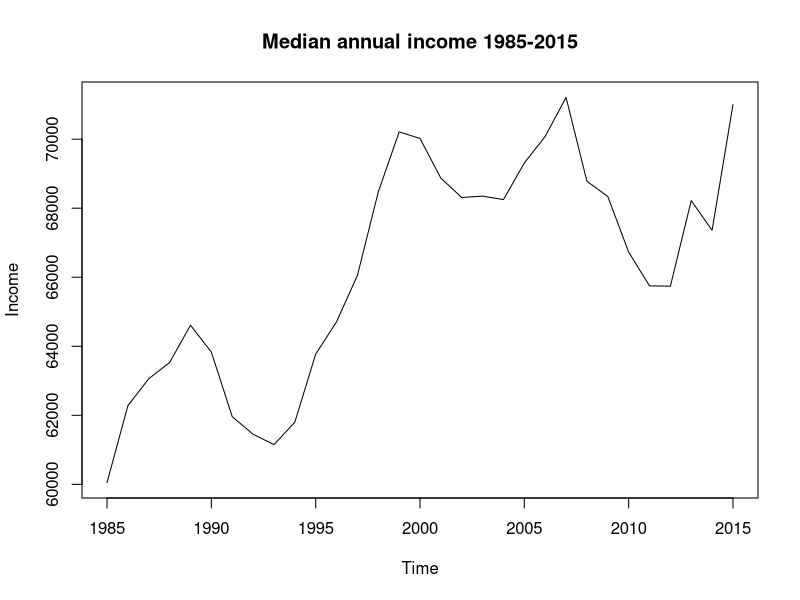
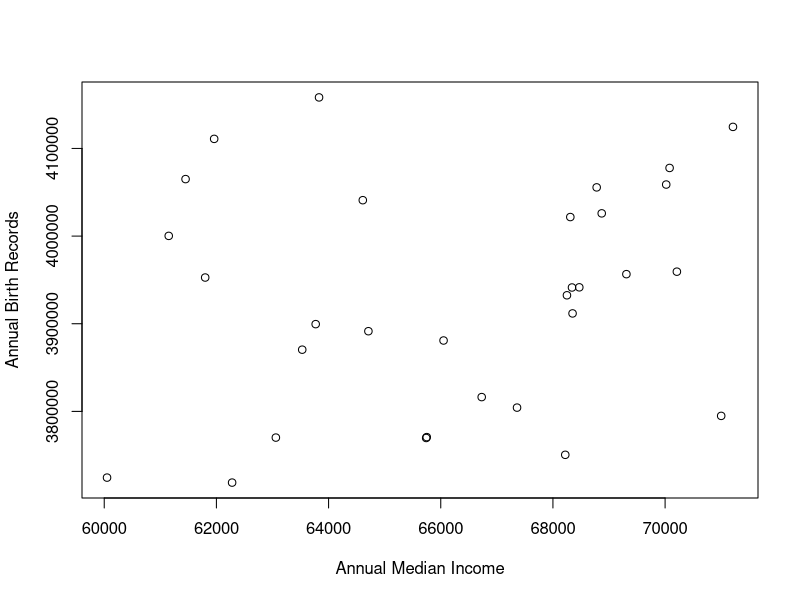
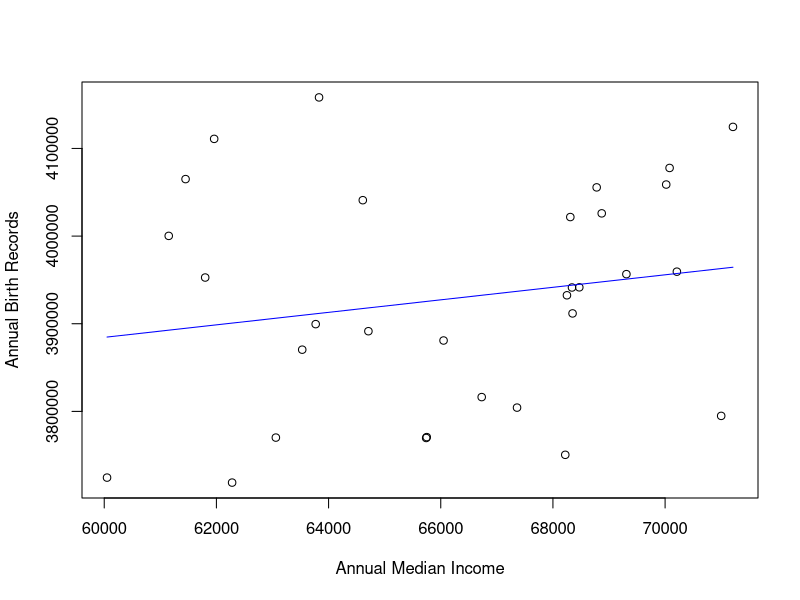
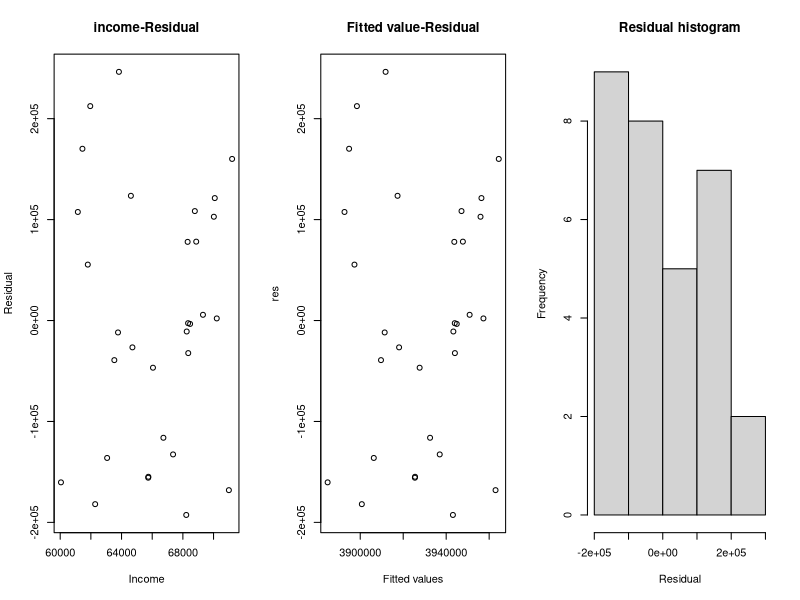

These figures' R source, in order:
## ---- chunk 1
# Import the csv file into R
library(readr)
library(forecast)
library(lubridate)
library(readxl)
birth_data <- read_csv('aggregated_data.csv')

#Convert birth_data into a time series
ts_birth <- ts(birth_data$Records, start = c(1985, 1), frequency = 12)

## ---- chunk 2
# I want to perform regression with the annual income dataset so I aggregate the monthly ts_birth dataset to an annual dataset.
# The I convert the time series ts_birth_yearly back to a data frame with 2 columns "time" and "records". This is for scatter plot plotting. My scatter plot does not work with time series objects.
ts_birth_yearly <- aggregate(ts_birth, nfrequency = 1, FUN = sum)

birth_data_yearly <- data.frame(time = time(ts_birth_yearly), records = ts_birth_yearly)

## ---- chunk 3
# Import the US annual median income dataset from 1985 to 2015
# The annual median income by household was adjusted for inflation

inc <- read_excel('Anh Nhat Minh Nguyen-Household Income.xlsx')

ts_inc <- ts(inc$MI,start = 1985, frequency =1)
plot(ts_inc,, main='Median annual income 1985-2015',ylab="Income")
## ---- chunk 4
# Scatter plot for the number of births and median income
# The plot indicates that there might be a positive correlation between the two variables, especially when annual income is larger than $65,000.

plot(inc$MI,birth_data_yearly$records,
     xlab='Annual Median Income',
     ylab = 'Annual Birth Records')
## ---- chunk 5
# Perform regression and plot the regression line with data
# Intercept: 3.456e+06
# Coefficient: 7.136e+00

lm1 <- lm(birth_data_yearly$records~inc$MI)

lm1
plot(inc$MI,birth_data_yearly$records, xlab='Annual Median Income',
     ylab = 'Annual Birth Records')
lines(inc$MI, lm1$fitted,col='blue',lwd=1)

## ---- chunk 6
# Model acceptance

# The regression model overall is not significant due to the following reasons:

# Predictor coefficient p-value = 0.324. This suggests the annual median income does not have a statistically significant relationship with the number of annual birth.

# R-squared = 0.03352. This is a very low R-squared value, indicating that only 3.3 % of the variation in the birth records can be explained by the median annual income. This suggest median income contributes little to the decision the have babies of US families. The other 96.7 % of variation can be explained by numerous other factors such as heathcare indices (maternal support indices, etc), economic indices (unemployment rates, etc). I would suggest performing a multivariable regression for the number of annual births of the US. 

#F-statistic = 1.006. This suggests that the MSR and MSE of the model are almost equal or the the variation explained by the model almost equals the variation caused by randomness.
summary(lm1)
## ---- chunk 7
# Residual analysis

# res: the variable to store the lm1's residuals
par(mfrow=c(1,3))
res <- residuals(lm1)

# median income - residual plot
plot(res~inc$MI, main='income-Residual',
     xlab="Income",ylab="Residual")

# fitted value - residual plot
plot(res~fitted(lm1), main='Fitted value-Residual',xlab="Fitted values")

# residual histogram
hist(res, main="Residual histogram",xlab="Residual")


# Observation: 
# For the plot of residual against the predictor and the fitted value, the residuals show a random distribution. The residual histogram shows an almost uniform distribution of residuals. This can be explained by the weak relationship between the predictor and the response. The data is randomly scattered around the fitted linear line, which may leads to the random and consistently stable regression errors. The plot of residuals against the predictor shows no patterns such as linearity or exponentiality, suggesting that we do not miss any pattern by using the linear model. The resulted residuals are due to the inappropriateness of using only the median annual household income to predict the annual number of births in the US. 

